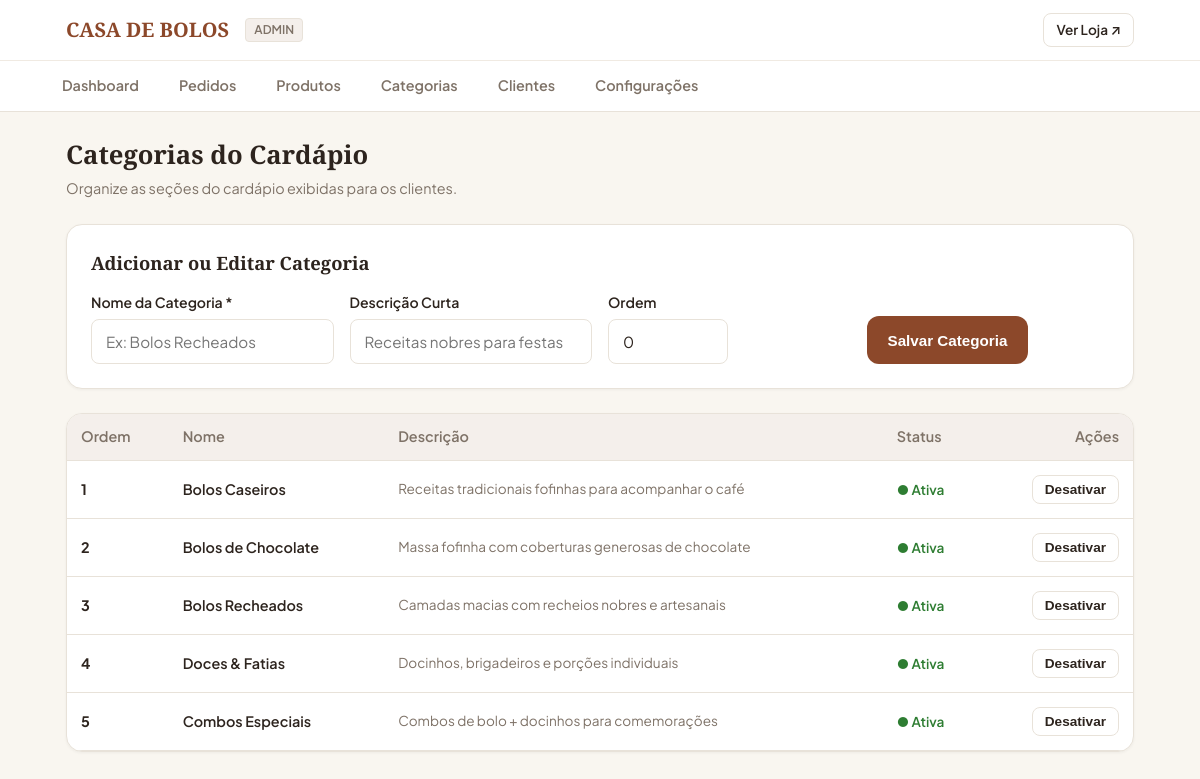
/admin/categorias, run on the app's committed database.
### tables this page shows
CREATE TABLE categorias (
            id INTEGER PRIMARY KEY AUTOINCREMENT,
            nome TEXT NOT NULL,
            descricao TEXT,
            ativo INTEGER DEFAULT 1,
            ordem INTEGER DEFAULT 0
        );

### routes/admin.py (the view)
@admin_bp.route('/categorias')
def categorias():
    lista = CategoriaModel.list_all(somente_ativas=False)
    return render_template('admin/categorias.html', categorias=lista)

### app.py (called while the page is built)
def create_app():
    app = Flask(__name__)
    app.config.from_object(Config)
    with app.app_context():
        init_db()
    app.register_blueprint(cliente_bp)
    app.register_blueprint(catalogo_bp)
    app.register_blueprint(pedido_bp)
    app.register_blueprint(admin_bp)
    @app.template_filter('moeda')
    def formatar_moeda(valor):
        try:
            return f"R$ {float(valor):,.2f}".replace(',', 'X').replace('.', ',').replace('X', '.')
        except (ValueError, TypeError):
            return "R$ 0,00"
    @app.context_processor
    def inject_global_data():
        from services.pedido_service import PedidoService
        return {
            'loja_nome': Config.STORE_NAME,
            'loja_telefone': Config.STORE_PHONE,
            'loja_endereco': Config.STORE_ADDRESS,
            'taxa_entrega_padrao': PedidoService.get_taxa_entrega()
        }
    return app

### database.py (called while the page is built)
def get_db_connection():
    os.makedirs(os.path.dirname(Config.DATABASE), exist_ok=True)
    conn = sqlite3.connect(Config.DATABASE)
    conn.row_factory = sqlite3.Row
    conn.execute("PRAGMA foreign_keys = ON")
    return conn

### models/categoria.py (called while the page is built)
    @staticmethod
    def list_all(somente_ativas=False):
        conn = get_db_connection()
        cursor = conn.cursor()
        if somente_ativas:
            cursor.execute("SELECT * FROM categorias WHERE ativo = 1 ORDER BY ordem ASC, nome ASC")
        else:
            cursor.execute("SELECT * FROM categorias ORDER BY ordem ASC, nome ASC")
        categorias = [dict(row) for row in cursor.fetchall()]
        conn.close()
        return categorias

### services/pedido_service.py (called while the page is built)
    @staticmethod
    def get_taxa_entrega():
        conn = get_db_connection()
        cursor = conn.cursor()
        cursor.execute("SELECT valor FROM configuracoes WHERE chave = 'taxa_entrega'")
        row = cursor.fetchone()
        conn.close()
        return float(row['valor']) if row else 7.50

### templates/admin/categorias.html (shortened to what this page needs)
{% extends 'admin/base_admin.html' %}
{% block content %}
<div style="display: flex; justify-content: space-between; align-items: center; margin-bottom: 24px; flex-wrap: wrap; gap: 12px;">
  <div>
    <h1 style="font-size: 1.6rem; margin-bottom: 4px;">Categorias do Cardápio</h1>
    <p style="color: var(--muted); font-size: 0.9rem;">
      Organize as seções do cardápio exibidas para os clientes.
    </p>
  </div>
</div>
<div style="display: grid; grid-template-columns: 1fr; gap: 24px;">
  <div style="background: var(--surface); border: 1px solid var(--border); border-radius: var(--radius-lg); padding: 24px; box-shadow: var(--shadow-sm);">
    <h2 style="font-size: 1.15rem; margin-bottom: 16px;">Adicionar ou Editar Categoria</h2>
    <form method="POST" action="{{ url_for('admin.categoria_salvar') }}" style="display: grid; grid-template-columns: repeat(auto-fit, minmax(200px, 1fr)); gap: 16px; align-items: flex-end;">
      <div class="form-group" style="margin-bottom: 0;">
        <label class="form-label" for="cat_nome">Nome da Categoria *</label>
        <input type="text" id="cat_nome" name="nome" class="form-control" placeholder="Ex: Bolos Recheados" required>
      </div>
      <div class="form-group" style="margin-bottom: 0;">
        <label class="form-label" for="cat_descricao">Descrição Curta</label>
        <input type="text" id="cat_descricao" name="descricao" class="form-control" placeholder="Receitas nobres para festas">
      </div>
      <div class="form-group" style="margin-bottom: 0; max-width: 120px;">
        <label class="form-label" for="cat_ordem">Ordem</label>
        <input type="number" id="cat_ordem" name="ordem" class="form-control" value="0">
      </div>
      <div style="display: flex; align-items: center; gap: 8px;">
        <button type="submit" class="btn btn-primary" style="height: 48px;">
          Salvar Categoria
        </button>
      </div>
    </form>
  </div>
  <div style="background: var(--surface); border: 1px solid var(--border); border-radius: var(--radius-lg); overflow: hidden; box-shadow: var(--shadow-sm);">
    <table class="data-table">
      <thead>
        <tr>
          <th>Ordem</th>
          <th>Nome</th>
          <th>Descrição</th>
          <th>Status</th>
          <th style="text-align: right;">Ações</th>
        </tr>
      </thead>
      <tbody>
        {% for cat in categorias %}
          <tr>
            <td><strong>{{ cat.ordem }}</strong></td>
            <td style="font-weight: 600;">{{ cat.nome }}</td>
            <td style="font-size: 0.85rem; color: var(--muted);">{{ cat.descricao }}</td>
            <td>
              {% if cat.ativo %}
                <span style="color: var(--success); font-weight: 600; font-size: 0.85rem;">● Ativa</span>
              {% else %}
                <span style="color: var(--muted); font-weight: 600; font-size: 0.85rem;">○ Inativa</span>
              {% endif %}
            </td>
            <td style="text-align: right;">
              <form method="POST" action="{{ url_for('admin.categoria_status', categoria_id=cat.id) }}" style="display: inline;">
                <button type="submit" class="btn btn-outline btn-sm">
                  {% if cat.ativo %}Desativar{% else %}Ativar{% endif %}
                </button>
              </form>
            </td>
          </tr>
        {% else %}
          <tr>
            <td colspan="5" style="text-align: center; padding: 32px; color: var(--muted);">
              Nenhuma categoria cadastrada.
            </td>
          </tr>
        {% endfor %}
      </tbody>
    </table>
  </div>
</div>
{% endblock %}

### static/css/style.css (style rules this page uses)
:root { --background: #FAF7F2; --surface: #FFFFFF; --surface-alt: #F4EFEB; --text: #2D241E; --muted: #7E7267; --primary: #8C482A; --primary-hover: #73371D; --primary-light: #F7EFEA; --accent: #D48C46; --border: #E8E2D9; --border-focus: #8C482A; --success: #2E7D32; --warning: #ED6C02; --danger: #D32F2F; --radius: 12px; --radius-sm: 8px; --radius-lg: 16px; --shadow-sm: 0 1px 3px rgba(45, 36, 30, 0.05); --shadow-md: 0 4px 12px rgba(45, 36, 30, 0.08); --font-serif: 'Playfair Display', Georgia, serif; --font-sans: 'Plus Jakarta Sans', system-ui, -apple-system, sans-serif; }
* { box-sizing: border-box; margin: 0; padding: 0; }
body { background-color: var(--background); color: var(--text); font-family: var(--font-sans); line-height: 1.5; -webkit-font-smoothing: antialiased; }
h1, h2, h3, .brand-font { font-family: var(--font-serif); font-weight: 600; color: var(--text); }
.btn { display: inline-flex; align-items: center; justify-content: center; gap: 8px; padding: 12px 20px; font-size: 0.95rem; font-weight: 600; border-radius: var(--radius); border: 1px solid transparent; cursor: pointer; transition: all 0.15s ease-in-out; text-align: center; white-space: nowrap; }
.btn-primary { background-color: var(--primary); color: #FFFFFF; }
.btn-outline { background-color: transparent; border-color: var(--border); color: var(--text); }
.btn-sm { padding: 6px 12px; font-size: 0.85rem; border-radius: var(--radius-sm); }
.form-group { margin-bottom: 16px; }
.form-label { display: block; font-size: 0.88rem; font-weight: 600; margin-bottom: 6px; color: var(--text); }
.form-control { width: 100%; padding: 12px 14px; font-size: 0.95rem; font-family: inherit; border: 1px solid var(--border); border-radius: var(--radius-sm); background: var(--surface); color: var(--text); }

### templates/admin/base_admin.html (style rules this page uses)
.data-table { width: 100%; border-collapse: collapse; font-size: 0.9rem; text-align: left; }
.data-table th { padding: 12px 14px; background: var(--surface-alt); font-weight: 600; color: var(--muted); border-bottom: 1px solid var(--border); }
.data-table td { padding: 14px; border-bottom: 1px solid var(--border); vertical-align: middle; }

### data on the page
categorias: ordem "1", nome "Bolos Caseiros", descricao "Receitas tradicionais fofinhas para acompanhar o café", ativo "● Ativa"
categorias: ordem "2", nome "Bolos de Chocolate", descricao "Massa fofinha com coberturas generosas de chocolate", ativo "● Ativa"
categorias: ordem "3", nome "Bolos Recheados", descricao "Camadas macias com recheios nobres e artesanais", ativo "● Ativa"
categorias: ordem "4", nome "Doces & Fatias", descricao "Docinhos, brigadeiros e porções individuais", ativo "● Ativa"
categorias: ordem "5", nome "Combos Especiais", descricao "Combos de bolo + docinhos para comemorações", ativo "● Ativa"
